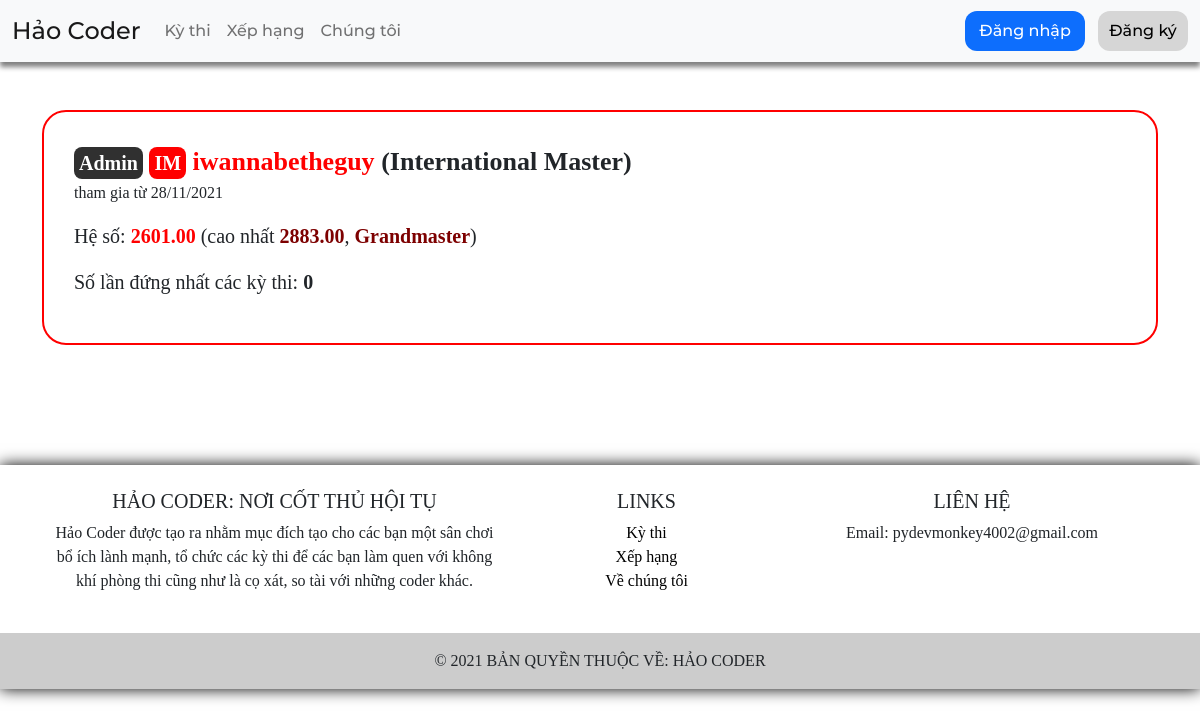
The page /profile/iwannabetheguy/ on the database as committed earlier.
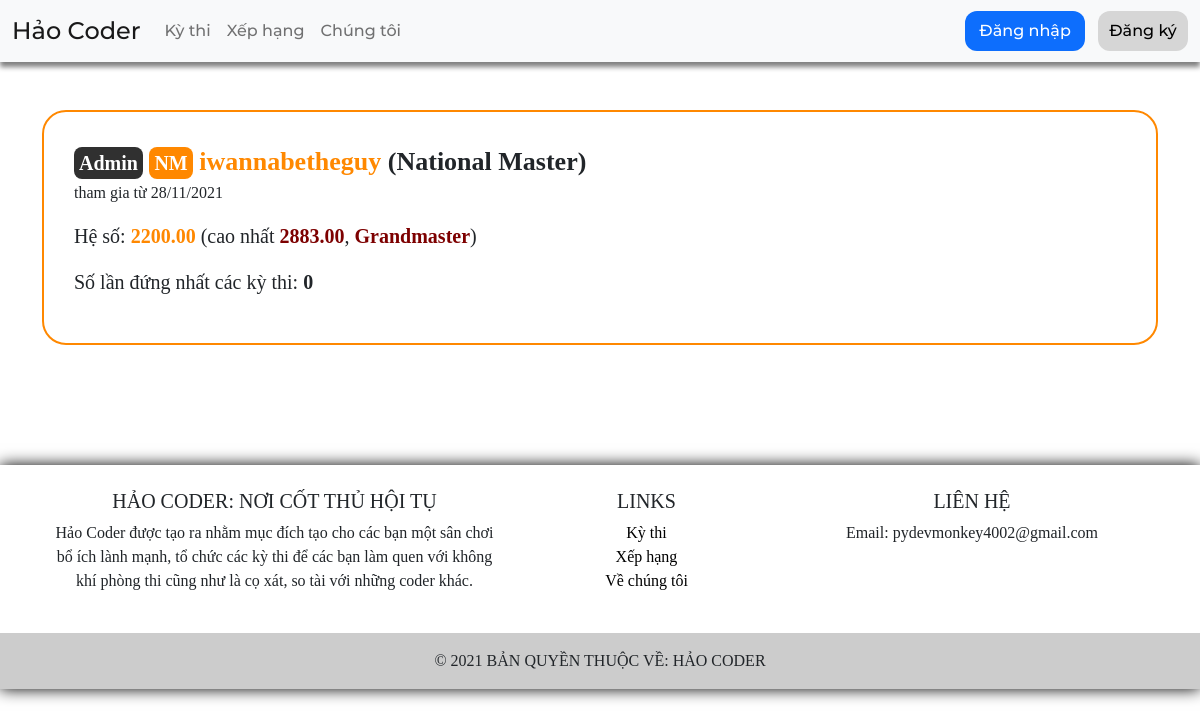
The same page on the database as committed later.
### home/models.py (models this page shows)
class Profile(models.Model):
	id = models.AutoField(primary_key=True)
	user = models.ForeignKey(User, on_delete=models.CASCADE)
	win = models.IntegerField(default=0)
	ratings = models.DecimalField(default=0.00, max_digits=6, decimal_places=2)
	highest_ratings = models.DecimalField(default=0.00, max_digits=6, decimal_places=2)
	role = models.CharField(max_length=100, default='Class H')
	highest_role = models.CharField(max_length=100, default='Class H')
	color = models.CharField(max_length=7, default='gray')
	highest_color = models.CharField(max_length=7, default='gray')
	def __str__(self):
		return self.user.username

### home/views.py (the view)
# urls.py: path('profile/', views.profile_page, name='profile page'),
def profile_page(req, qry=None):
	if qry or req.user.is_authenticated:
		usrprof = Profile.objects.filter(user__username=qry or req.user.username)
		if usrprof.exists():
			usrprof = usrprof[0]
			return render(req, 'pages/profile/profile.html', {"usrprof": usrprof, "code": code})
		else:
			return render(req, 'pages/error/hao404.html', {"err_msg": f"Vị huynh đài đây đang tìm người tên là \"{qry}\" đúng không vậy ? Vị hảo hán đó tại hạ đây cũng chưa từng nghe tên."})
	else:
		raise Http404

### templates/pages/profile/profile.html (shortened to what this page needs)
{% extends 'pages/base.html' %}
{% block content %}
{% load static %}
<link rel="stylesheet" type="text/css" href="{% static 'css/hcbadge.css' %}">
<link rel="stylesheet" type="text/css" href="{% static 'css/hccolor.css' %}">
<div class="container">
	<div class="row justify-content-lg-center">
		<div class="col-12">
			<div style="background-color: white; padding: 30px; border-radius: 24px; border: 2px solid {{ usrprof.color }};">
				<label style="font-size: 26px;">
					{% if usrprof.user.is_superuser %}
					<span class="hc-badge hc-bg-black">Admin</span>
					{% elif usrprof.user.is_staff %}
					<span class="hc-badge hc-bg-black">Staff</span>
					{% endif %}
					{% for k, v in code.items %}
					{% if k == usrprof.role %}
					<span class="hc-badge" style="background-color: {{ usrprof.color }};">{{ v }}</span>
					{% endif %}
					{% endfor %}
					<span class="hc-fg-{{ usrprof.color }}" style="font-weight: bold;"><span style="color: {{ usrprof.color }};">{{ usrprof }}</span> ({{ usrprof.role }})</span>
				</label>
				<p>tham gia từ {{ usrprof.user.date_joined|date:'d/m/Y' }}</p>
				<p style="font-size: 20px;">
					Hệ số:
					<span style="font-weight: bold; color: {{ usrprof.color }};">
						{{ usrprof.ratings }}
					</span>
					 (cao nhất <span style="font-weight: bold; color: {{ usrprof.highest_color }};">{{ usrprof.highest_ratings }}</span>, <span style="font-weight: bold; color: {{ usrprof.highest_color }};">{{ usrprof.highest_role }}</span>)
				</p>
				<p style="font-size: 20px;">
					Số lần đứng nhất các kỳ thi: <span style="font-weight: bold;">{{ usrprof.win }}</span>
				</p>
			</div>
		</div>
	</div>
</div>
{% endblock %}

Rows that differ between the two databases and show on the page:
changed Profile "Grandmaster": color "#ff0000" → "#ff8800" (drawn); role "International Master" → "National Master"; ratings "2601.00" → "2200.00"
Other text that changed with them:
new list line: "NM"
list line gone: "IM"
